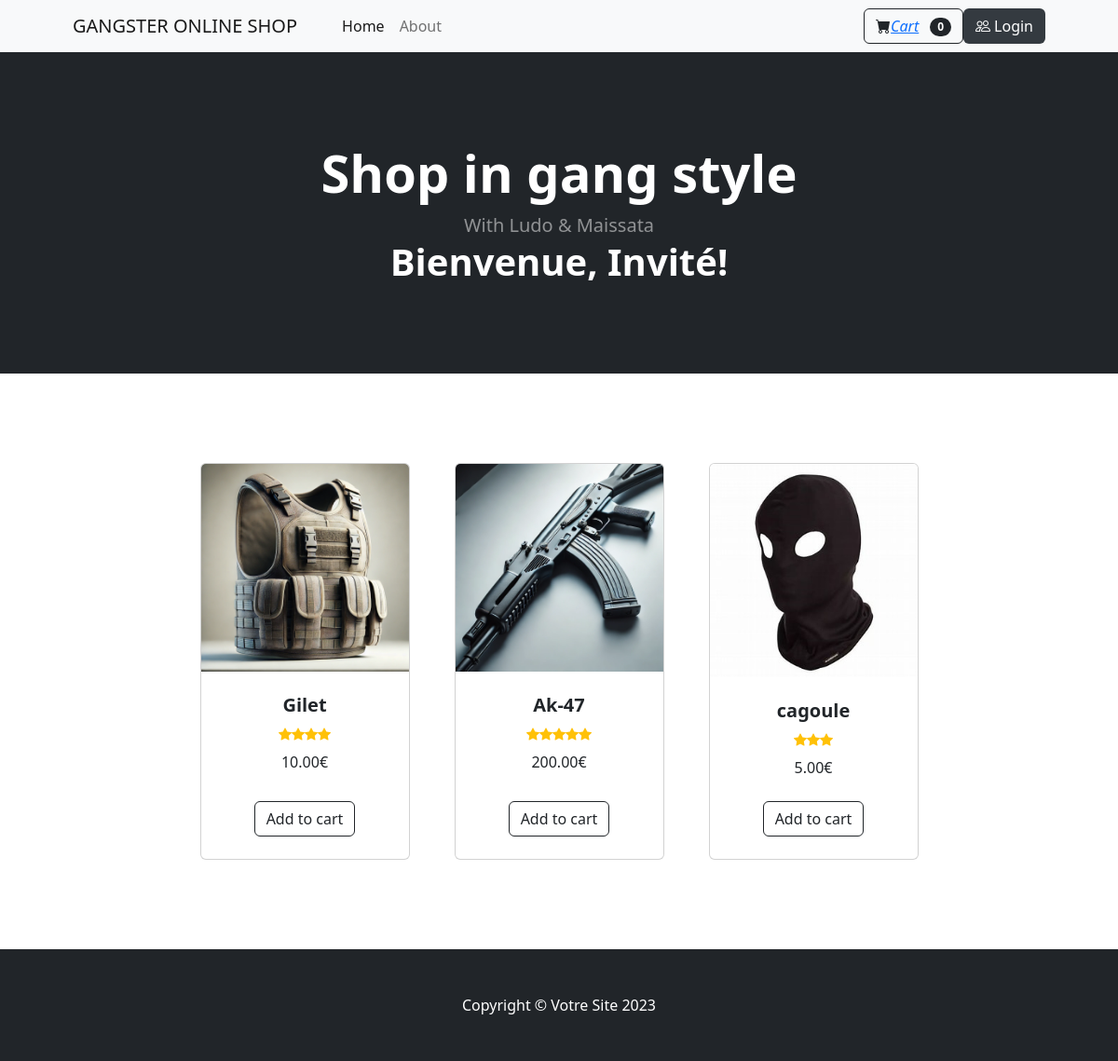
The page / on the database its author committed.
### tables this page shows
CREATE TABLE `produits` (
  `id` int(11) NOT NULL,
  `nom` varchar(255) NOT NULL,
  `image` varchar(255) NOT NULL,
  `prix` decimal(10,2) NOT NULL,
  `note` int(11) NOT NULL CHECK (`note` between 1 and 5)
);

### Classes/Panier.php (called while the page is built, shortened)
<?php
class Panier
{
    public function obtenirNombreTotal()
    {
        $total = 0;
        return $total;
    }
}

### Classes/Produits.php (called while the page is built, shortened)
<?php
class Produits
{
    private $conn;
    private $table_name = "produits";
    public function __construct($db)
    {
        $this->conn = $db;
    }
    public function getAllProducts()
    {
        $query = "SELECT * FROM " . $this->table_name;
        $stmt = $this->conn->prepare($query);
        $stmt->execute();
        return $stmt->fetchAll(PDO::FETCH_ASSOC);
    }
}

### index.php (the view, shortened to what this page needs)
<?php
require_once 'Classes/Produits.php';
require_once 'Classes/Panier.php';
$database = new Database();
$conn = $database->getConnection();
$produit = new Produits($conn);
$panier = new Panier();
$products = $produit->getAllProducts();
$image_directory = 'assets/images/';
$username = isset($_SESSION['username']) ? $_SESSION['username'] : 'Invité';
$totalArticles = $panier->obtenirNombreTotal();
?>
<!DOCTYPE html>
<html lang="fr">
<head>
    <link href="https://cdn.jsdelivr.net/npm/bootstrap-icons@1.5.0/font/bootstrap-icons.css" rel="stylesheet" />
    <link href="css/styles.css" rel="stylesheet" />
    <link href="https://cdnjs.cloudflare.com/ajax/libs/font-awesome/6.0.0-beta3/css/all.min.css" rel="stylesheet">
</head>
<body>
    <nav class="navbar navbar-expand-lg navbar-light bg-light">
        <div class="container px-4 px-lg-5">
            <a class="navbar-brand" href="#!">GANGSTER ONLINE SHOP</a>
            <div class="collapse navbar-collapse" id="navbarSupportedContent">
                <ul class="navbar-nav me-auto mb-2 mb-lg-0 ms-lg-4">
                    <li class="nav-item"><a class="nav-link active" aria-current="page" href="#!">Home</a></li>
                    <li class="nav-item"><a class="nav-link" href="./documentation/rapport.html">About</a></li>
                </ul>
                <form class="d-flex">
                    <button class="btn btn-outline-dark" type="button">
                        <i class="bi-cart-fill me-1"><a href="./pages/cart/panier.php">Cart</a></i>
                        <span class="badge bg-dark text-white ms-1 rounded-pill"><?php echo $totalArticles; ?></span>
                    </button>
                </form>
                <?php if ($username == 'Invité') : ?>
                    <a href="../login-form-14/login-form-14/index.html">
                        <button class="btn btn-custom">
                            <i class="bi bi-people"></i> Login
                        </button>
                    </a>
                <?php endif; ?>
            </div>
        </div>
    </nav>
    <header class="bg-dark py-5">
        <div class="container px-4 px-lg-5 my-5">
            <div class="text-center text-white">
                <h1 class="display-4 fw-bolder">Shop in gang style</h1>
                <p class="lead fw-normal text-white-50 mb-0">With Ludo & Maissata</p>
                <h2 class="display-6 fw-bolder">Bienvenue, <?php echo htmlspecialchars($username); ?>!</h2>
            </div>
        </div>
    </header>
    <section class="py-5">
        <div class="container px-4 px-lg-5 mt-5">
            <div class="row gx-4 gx-lg-5 row-cols-2 row-cols-md-3 row-cols-xl-4 justify-content-center">
                <?php foreach ($products as $product) : ?>
                    <div class="col mb-5">
                        <div class="card h-100">
                            <?php
                            $supported_extensions = ['webp', 'png', 'jpg', 'jpeg'];
                            $image_src = 'assets/images/default.webp';
                            foreach ($supported_extensions as $extension) {
                                $image_path = $image_directory . strtolower($product['nom']) . '.' . $extension;
                                if (file_exists($image_path)) {
                                    $image_src = $image_path;
                                    break;
                                }
                            }
                            ?>
                            <img class="card-img-top" src="<?php echo htmlspecialchars($image_src); ?>" alt="<?php echo htmlspecialchars($product['nom']); ?>" />
                            <div class="card-body p-4">
                                <div class="text-center">
                                    <h5 class="fw-bolder"><?php echo htmlspecialchars($product['nom']); ?></h5>
                                    <div class="d-flex justify-content-center small text-warning mb-2">
                                        <?php for ($i = 0; $i < $product['note']; $i++) : ?>
                                            <div class="bi-star-fill"></div>
                                        <?php endfor; ?>
                                    </div>
                                    <?php echo htmlspecialchars($product['prix']); ?>€
                                </div>
                            </div>
                            <div class="card-footer p-4 pt-0 border-top-0 bg-transparent">
                                <div class="text-center">
                                    <form method="POST" action="">
                                        <button class="btn btn-outline-dark mt-auto add-to-cart" type="submit">Add to cart</button>
                                    </form>
                                </div>
                            </div>
                        </div>
                    </div>
                <?php endforeach; ?>
            </div>
        </div>
    </section>
    <footer class="py-5 bg-dark">
        <div class="container">
            <p class="m-0 text-center text-white">Copyright &copy; Votre Site 2023</p>
        </div>
    </footer>
</body>
</html>

### index.php (style rules this page uses)
.btn-custom { background-color: #343a40; color: #ffffff; }

### rows shown on the page
produits: shows a picture, nom "Gilet", note 4 (drawn), prix "10.00"
produits: shows a picture, nom "Ak-47", note 5 (drawn), prix "200.00"
produits: nom (picture), nom "cagoule", note 3 (drawn), prix "5.00"

### other values the page prints
$totalArticles "0"
$username "Invité"
